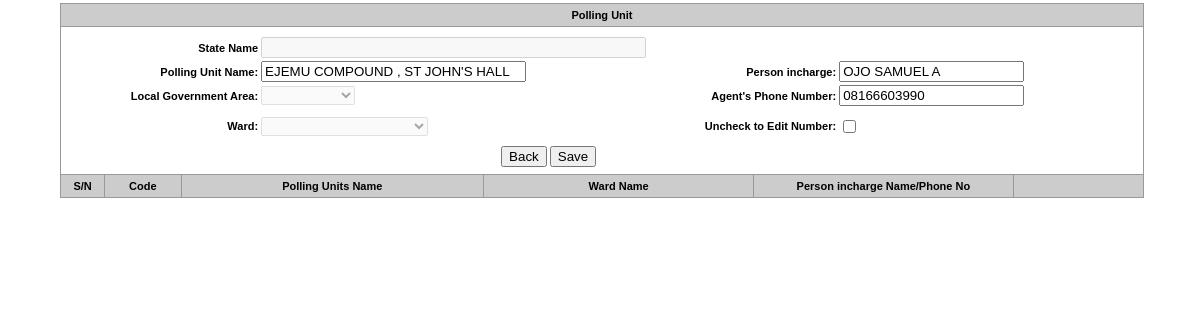
Page /enter_people/polling_unit_menu.php?unit_id_edit=1014 on the committed database.
### tables this page shows
CREATE TABLE `polling_unit` (
  `unit_id` int(11) NOT NULL,
  `unit_name` varchar(100) DEFAULT NULL,
  `unit_code` varchar(9) DEFAULT NULL,
  `agent_name` varchar(60) DEFAULT NULL,
  `agent_phone` varchar(15) DEFAULT NULL,
  `state_code` varchar(2) DEFAULT NULL,
  `lg_code` varchar(5) DEFAULT NULL,
  `ward_code` varchar(7) DEFAULT NULL,
  `unit_code2` int(9) UNSIGNED ZEROFILL DEFAULT NULL,
  `state_unit_code` varchar(4) DEFAULT NULL,
  `no_register_voters` int(10) DEFAULT '0'
);

### db/db.php (called while the page is built, shortened)
<?php
function state_name($state){
$sql1="SELECT * FROM state WHERE state_code='$state'";
	$result1=mysql_query($sql1)or die(mysql_error());
	$rows1=mysql_fetch_array($result1);
	$state_name=stripslashes(strtoupper($rows1["state_name"]));
	return $state_name;
}
?>

### enter_people/polling_unit_menu.php (the view, shortened to what this page needs)
<?php
$state=$_SESSION['state'];
$lg_code=$_SESSION['lg_code'];
include("../db/db.php");
     $sql3= "SELECT * FROM lg WHERE lg_code='$lg_code'";
     $result3=mysql_query($sql3) or die(mysql_error());
     $rows3=mysql_fetch_array($result3);
     $lg_name=$rows3['lg_name'];
	  $sql4="SELECT * FROM ward WHERE ward_code='$ward_code'";
          $result4=mysql_query($sql4) or die(mysql_error());
          $rows4=mysql_fetch_array($result4);
          $ward_name=$rows4['ward_name'];
$state_name=state_name($state);
$action="Add";
if(isset($_GET['unit_id_edit'])){
$unit_id=$_GET['unit_id_edit'];
$sql= "SELECT * FROM polling_unit WHERE unit_id='$unit_id'";
$result=mysql_query($sql) or die(mysql_error());
$rows=mysql_fetch_array($result);
$unit_name=$rows['unit_name'];
$agent_name=$rows['agent_name'];
$agent_phone1=$rows['agent_phone'];
if($agent_phone1=="+234")
{
$agent_phone="";
}
else
{
       $pre_no="0";
  	   $agent_b = substr($agent_phone1,4,10);
	   $agent_phone = $pre_no . $agent_b;
}
$action="Save";
}
?>
<!DOCTYPE html PUBLIC "-//W3C//DTD XHTML 1.0 Transitional//EN" "http://www.w3.org/TR/xhtml1/DTD/xhtml1-transitional.dtd">
<html xmlns="http://www.w3.org/1999/xhtml">
<head>
<link href="../csc/csc_sheet.css" rel="stylesheet" type="text/css" />
</head>
<body topmargin="0">
<table width="100%">
  <tr>
    <th width="4%" scope="col">&nbsp;</th>
    <th width="96%" align="left" valign="top" scope="col"><table width="96%" cellpadding="5" cellspacing="1" bgcolor="#999999">
      <tr>
        <th colspan="7" bgcolor="#CCCCCC" class="inputs" scope="col"> Polling Unit</th>
      </tr>
      <tr>
        <th colspan="7" bgcolor="#FFFFFF" scope="col"><form id="form1" name="form1" method="post" action="polling_unit_menu.php">
          <table width="100%" cellpadding="1" cellspacing="1">
            <tr>
              <td colspan="4" align="center" class="inputs"><?php  if(isset($message)) echo $message ?></td>
              </tr>
            <tr>
              <td width="18%" align="right" class="inputs">State Name</td>
              <td colspan="2" align="left"><label for="textfield"></label>
                <input name="textfield" type="text" disabled="disabled" id="textfield" value="<?php echo $state_name ?>" size="45" /></td>
              <td width="28%" align="left">&nbsp;</td>
            </tr>
            <tr>
              <td align="right" class="inputs">Polling Unit Name:</td>
              <td width="30%" align="left"><label for="unit_name"></label>
                <input name="unit_name" type="text" id="unit_name" value="<?php echo @$unit_name ?>" size="30" /></td>
              <td width="24%" align="right"><span class="inputs">Person incharge:</span></td>
              <td align="left"><input name="agent_name" type="text" id="textfield4" value="<?php echo @$agent_name ?>" /></td>
            </tr>
            <tr>
              <td align="right" class="inputs">Local Government Area:</td>
              <td align="left"><label for="agent_name"></label>
                <select name="lg_code" id="lg_code" onChange="return showUser(this.value,0)" disabled="disabled">
                  <option value="<?php echo $lg_code ?>"><?php echo @$lg_name?></option>
                  <?php
                  $sql= "SELECT * FROM lg";
                  $result=mysql_query($sql) or die(mysql_error());
                  while($rows=mysql_fetch_array($result)){
                  echo"<option value='{$rows['lg_code']}'>{$rows['lg_name']}</option>";
				  }
                  ?>
                </select></td>
              <td align="right"><span class="inputs">Agent's  Phone Number:</span></td>
              <td align="left"><input name="agent_phone" type="text" id="agent_phone" value="<?php echo @$agent_phone ?>" /></td>
            </tr>
            <tr>
              <td height="24" align="right" class="inputs">Ward:</td>
              <td align="left"><label for="ward_id"></label>
                <div id="cboLGA">
                  <select name="ward_code" id="ward_code" disabled="disabled">
                    <option value="<?php echo @$ward_id ?>"><?php echo @$ward_name?></option>
                    <?php
                  $sql= "SELECT * FROM ward";
                  $result=mysql_query($sql) or die(mysql_error());
                  while($rows=mysql_fetch_array($result)){
                  echo"<option value='{$rows['ward_code']}'>{$rows['ward_name']}</option>";
				  }
                  ?>
                  </select>
                </div></td>
              <td align="right"><p>Uncheck to Edit Number:</p></td>
              <td align="left"><label for="radio">
                <input name="Edit_phone" type="checkbox" id="Edit_phone" value="edit_phone" />
              </label></td>
            </tr>
            <tr>
              <td align="right" class="inputs">&nbsp;</td>
              <td colspan="2" align="center"><label for="textfield4">
                <input type="submit" name="Back" id="Back" value="Back" />
                <input type="submit" name="Submit" id="Submit" value="<?php echo $action ?>" />
              </label></td>
              <td align="left">&nbsp;</td>
            </tr>
          </table>
        </form></th>
      </tr>
      <tr class="inputs">
        <td width="4%" align="center" bgcolor="#CCCCCC">S/N</td>
        <td width="7%" align="center" bgcolor="#CCCCCC">  Code</td>
        <td width="28%" align="center" bgcolor="#CCCCCC">Polling Units Name</td>
        <td width="25%" align="center" bgcolor="#CCCCCC">Ward  Name</td>
        <td width="24%" align="center" bgcolor="#CCCCCC">Person incharge Name/Phone No</td>
        <td colspan="2" align="center" bgcolor="#CCCCCC">&nbsp;</td>
      </tr>
    </table></th>
  </tr>
</table>
</body>
</html>

### csc/csc_sheet.css (style rules this page uses)
.inputs { font-family: Tahoma, Geneva, sans-serif; font-size: 11px; }

### enter_people/polling_unit_menu.php (style rules this page uses)
body,td,th { font-family: Tahoma, Geneva, sans-serif; font-size: 11px; }

### rows in the picture
polling_unit: unit_name "EJEMU COMPOUND , ST JOHN'S HALL", agent_name "OJO SAMUEL A", agent_phone "08166603990"
